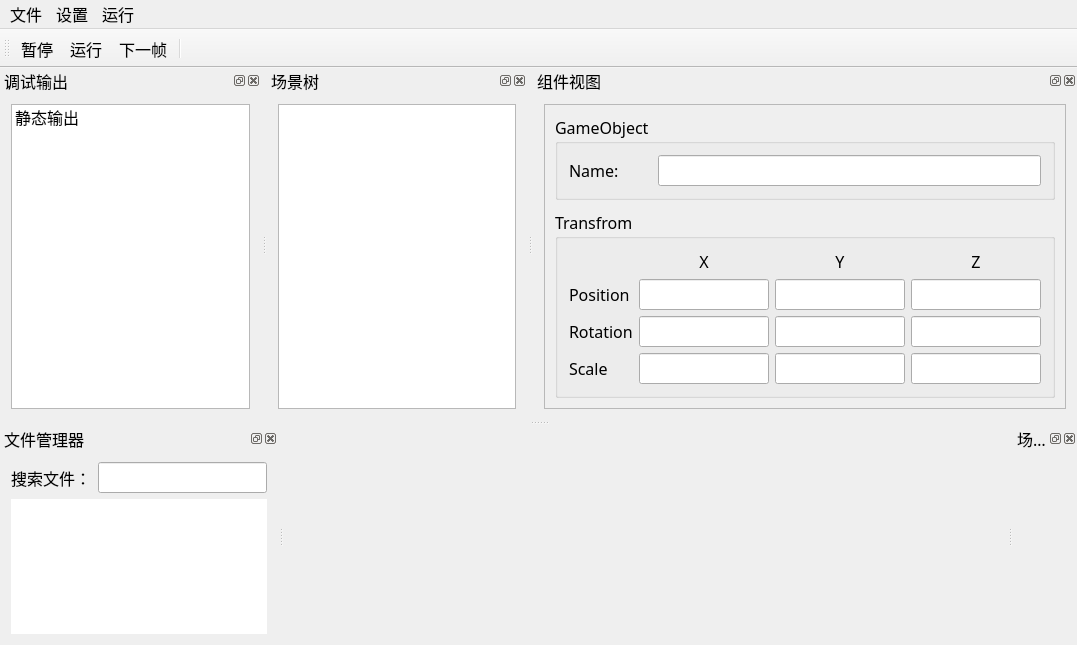
<?xml version="1.0" encoding="UTF-8"?>
<ui version="4.0">
 <class>MainWindow</class>
 <widget class="QMainWindow" name="MainWindow">
  <property name="enabled">
   <bool>true</bool>
  </property>
  <property name="geometry">
   <rect>
    <x>0</x>
    <y>0</y>
    <width>1077</width>
    <height>645</height>
   </rect>
  </property>
  <property name="minimumSize">
   <size>
    <width>600</width>
    <height>400</height>
   </size>
  </property>
  <property name="baseSize">
   <size>
    <width>0</width>
    <height>0</height>
   </size>
  </property>
  <property name="font">
   <font>
    <family>Adobe 宋体 Std L</family>
    <pointsize>12</pointsize>
   </font>
  </property>
  <property name="mouseTracking">
   <bool>false</bool>
  </property>
  <property name="contextMenuPolicy">
   <enum>Qt::NoContextMenu</enum>
  </property>
  <property name="windowTitle">
   <string extracomment="编辑器">WellPlay Editor</string>
  </property>
  <property name="windowIcon">
   <iconset>
    <normaloff>C:/Users/杨周/Desktop/logo.ico</normaloff>C:/Users/杨周/Desktop/logo.ico</iconset>
  </property>
  <property name="windowOpacity">
   <double>1.000000000000000</double>
  </property>
  <property name="autoFillBackground">
   <bool>false</bool>
  </property>
  <property name="styleSheet">
   <string notr="true"/>
  </property>
  <property name="iconSize">
   <size>
    <width>30</width>
    <height>30</height>
   </size>
  </property>
  <property name="toolButtonStyle">
   <enum>Qt::ToolButtonIconOnly</enum>
  </property>
  <property name="animated">
   <bool>false</bool>
  </property>
  <property name="documentMode">
   <bool>false</bool>
  </property>
  <property name="tabShape">
   <enum>QTabWidget::Rounded</enum>
  </property>
  <property name="dockNestingEnabled">
   <bool>true</bool>
  </property>
  <property name="dockOptions">
   <set>QMainWindow::AllowNestedDocks|QMainWindow::AllowTabbedDocks</set>
  </property>
  <widget class="QWidget" name="centralWidget">
   <property name="enabled">
    <bool>true</bool>
   </property>
  </widget>
  <widget class="QToolBar" name="toolBar">
   <property name="windowTitle">
    <string>toolBar</string>
   </property>
   <attribute name="toolBarArea">
    <enum>TopToolBarArea</enum>
   </attribute>
   <attribute name="toolBarBreak">
    <bool>false</bool>
   </attribute>
   <addaction name="Interrupt"/>
   <addaction name="Run"/>
   <addaction name="Next"/>
   <addaction name="separator"/>
  </widget>
  <widget class="QMenuBar" name="menuBar">
   <property name="geometry">
    <rect>
     <x>0</x>
     <y>0</y>
     <width>1077</width>
     <height>26</height>
    </rect>
   </property>
   <widget class="QMenu" name="menu">
    <property name="geometry">
     <rect>
      <x>346</x>
      <y>115</y>
      <width>137</width>
      <height>54</height>
     </rect>
    </property>
    <property name="sizePolicy">
     <sizepolicy hsizetype="Preferred" vsizetype="Preferred">
      <horstretch>0</horstretch>
      <verstretch>0</verstretch>
     </sizepolicy>
    </property>
    <property name="tearOffEnabled">
     <bool>false</bool>
    </property>
    <property name="title">
     <string>文件</string>
    </property>
   </widget>
   <widget class="QMenu" name="menu_2">
    <property name="geometry">
     <rect>
      <x>316</x>
      <y>153</y>
      <width>137</width>
      <height>54</height>
     </rect>
    </property>
    <property name="title">
     <string>设置</string>
    </property>
   </widget>
   <widget class="QMenu" name="menu_3">
    <property name="geometry">
     <rect>
      <x>362</x>
      <y>153</y>
      <width>149</width>
      <height>132</height>
     </rect>
    </property>
    <property name="title">
     <string>运行</string>
    </property>
    <addaction name="Run"/>
    <addaction name="Next"/>
    <addaction name="Interrupt"/>
   </widget>
   <addaction name="menu"/>
   <addaction name="menu_2"/>
   <addaction name="menu_3"/>
  </widget>
  <widget class="QDockWidget" name="dockWidget_2">
   <property name="contextMenuPolicy">
    <enum>Qt::DefaultContextMenu</enum>
   </property>
   <property name="acceptDrops">
    <bool>false</bool>
   </property>
   <property name="floating">
    <bool>false</bool>
   </property>
   <property name="windowTitle">
    <string>文件管理器</string>
   </property>
   <attribute name="dockWidgetArea">
    <number>1</number>
   </attribute>
   <widget class="QWidget" name="dockWidgetContents">
    <layout class="QHBoxLayout" name="horizontalLayout_2">
     <item>
      <layout class="QVBoxLayout" name="verticalLayout">
       <item>
        <layout class="QHBoxLayout" name="horizontalLayout">
         <property name="spacing">
          <number>7</number>
         </property>
         <property name="bottomMargin">
          <number>0</number>
         </property>
         <item>
          <widget class="QLabel" name="label">
           <property name="text">
            <string>搜索文件：</string>
           </property>
           <property name="textFormat">
            <enum>Qt::PlainText</enum>
           </property>
           <property name="scaledContents">
            <bool>false</bool>
           </property>
          </widget>
         </item>
         <item>
          <widget class="QLineEdit" name="FileSearch">
           <property name="clearButtonEnabled">
            <bool>true</bool>
           </property>
          </widget>
         </item>
        </layout>
       </item>
       <item>
        <widget class="QTreeView" name="FileView">
         <property name="acceptDrops">
          <bool>true</bool>
         </property>
         <property name="autoFillBackground">
          <bool>false</bool>
         </property>
         <property name="frameShape">
          <enum>QFrame::NoFrame</enum>
         </property>
         <property name="dragEnabled">
          <bool>true</bool>
         </property>
         <property name="dragDropMode">
          <enum>QAbstractItemView::DragDrop</enum>
         </property>
         <property name="defaultDropAction">
          <enum>Qt::MoveAction</enum>
         </property>
         <property name="selectionMode">
          <enum>QAbstractItemView::ExtendedSelection</enum>
         </property>
         <property name="autoExpandDelay">
          <number>1000</number>
         </property>
         <property name="rootIsDecorated">
          <bool>true</bool>
         </property>
         <property name="uniformRowHeights">
          <bool>true</bool>
         </property>
         <property name="sortingEnabled">
          <bool>true</bool>
         </property>
         <property name="animated">
          <bool>false</bool>
         </property>
         <property name="allColumnsShowFocus">
          <bool>true</bool>
         </property>
         <attribute name="headerVisible">
          <bool>false</bool>
         </attribute>
         <attribute name="headerCascadingSectionResizes">
          <bool>false</bool>
         </attribute>
        </widget>
       </item>
      </layout>
     </item>
    </layout>
   </widget>
  </widget>
  <widget class="QDockWidget" name="dockWidget">
   <property name="windowTitle">
    <string>调试输出</string>
   </property>
   <attribute name="dockWidgetArea">
    <number>4</number>
   </attribute>
   <widget class="QWidget" name="dockWidgetContents_4">
    <layout class="QVBoxLayout" name="verticalLayout_2">
     <item>
      <widget class="QListWidget" name="DebugLog">
       <property name="showDropIndicator" stdset="0">
        <bool>false</bool>
       </property>
       <property name="viewMode">
        <enum>QListView::ListMode</enum>
       </property>
       <property name="selectionRectVisible">
        <bool>true</bool>
       </property>
       <item>
        <property name="text">
         <string>静态输出</string>
        </property>
        <property name="icon">
         <iconset resource="qdarkstyle/style.qrc">
          <normaloff>:/qss_icons/rc/close-pressed.png</normaloff>:/qss_icons/rc/close-pressed.png</iconset>
        </property>
       </item>
      </widget>
     </item>
    </layout>
   </widget>
  </widget>
  <widget class="QDockWidget" name="dockWidget_3">
   <property name="mouseTracking">
    <bool>true</bool>
   </property>
   <property name="tabletTracking">
    <bool>true</bool>
   </property>
   <property name="focusPolicy">
    <enum>Qt::ClickFocus</enum>
   </property>
   <property name="floating">
    <bool>false</bool>
   </property>
   <property name="windowTitle">
    <string>场景视图</string>
   </property>
   <attribute name="dockWidgetArea">
    <number>2</number>
   </attribute>
   <widget class="QWidget" name="dockWidgetContents_2">
    <layout class="QHBoxLayout" name="horizontalLayout_3">
     <item>
      <widget class="QWidget" name="SceneWidget" native="true"/>
     </item>
    </layout>
   </widget>
  </widget>
  <widget class="QDockWidget" name="SceneTree">
   <property name="windowTitle">
    <string>场景树</string>
   </property>
   <attribute name="dockWidgetArea">
    <number>4</number>
   </attribute>
   <widget class="QWidget" name="dockWidgetContents_3">
    <layout class="QVBoxLayout" name="verticalLayout_3">
     <item>
      <widget class="QTreeView" name="SceneTreeView">
       <property name="uniformRowHeights">
        <bool>true</bool>
       </property>
       <attribute name="headerVisible">
        <bool>false</bool>
       </attribute>
      </widget>
     </item>
    </layout>
   </widget>
  </widget>
  <widget class="QDockWidget" name="dockWidget_4">
   <property name="sizePolicy">
    <sizepolicy hsizetype="Preferred" vsizetype="Preferred">
     <horstretch>0</horstretch>
     <verstretch>0</verstretch>
    </sizepolicy>
   </property>
   <property name="windowTitle">
    <string>组件视图</string>
   </property>
   <attribute name="dockWidgetArea">
    <number>4</number>
   </attribute>
   <widget class="QWidget" name="dockWidgetContents_5">
    <property name="sizePolicy">
     <sizepolicy hsizetype="Preferred" vsizetype="Preferred">
      <horstretch>0</horstretch>
      <verstretch>0</verstretch>
     </sizepolicy>
    </property>
    <layout class="QVBoxLayout" name="verticalLayout_4">
     <item>
      <widget class="QScrollArea" name="scrollArea">
       <property name="horizontalScrollBarPolicy">
        <enum>Qt::ScrollBarAsNeeded</enum>
       </property>
       <property name="sizeAdjustPolicy">
        <enum>QAbstractScrollArea::AdjustIgnored</enum>
       </property>
       <property name="widgetResizable">
        <bool>true</bool>
       </property>
       <property name="alignment">
        <set>Qt::AlignLeading|Qt::AlignLeft|Qt::AlignTop</set>
       </property>
       <widget class="QWidget" name="componentList">
        <property name="geometry">
         <rect>
          <x>0</x>
          <y>0</y>
          <width>579</width>
          <height>284</height>
         </rect>
        </property>
        <property name="sizePolicy">
         <sizepolicy hsizetype="Preferred" vsizetype="Preferred">
          <horstretch>0</horstretch>
          <verstretch>0</verstretch>
         </sizepolicy>
        </property>
        <property name="minimumSize">
         <size>
          <width>0</width>
          <height>0</height>
         </size>
        </property>
        <property name="maximumSize">
         <size>
          <width>16777215</width>
          <height>16777215</height>
         </size>
        </property>
        <layout class="QVBoxLayout" name="verticalLayout_5">
         <property name="spacing">
          <number>10</number>
         </property>
         <property name="sizeConstraint">
          <enum>QLayout::SetDefaultConstraint</enum>
         </property>
         <property name="leftMargin">
          <number>10</number>
         </property>
         <property name="topMargin">
          <number>10</number>
         </property>
         <property name="rightMargin">
          <number>10</number>
         </property>
         <property name="bottomMargin">
          <number>10</number>
         </property>
         <item>
          <widget class="QGroupBox" name="groupBox">
           <property name="sizePolicy">
            <sizepolicy hsizetype="Preferred" vsizetype="Fixed">
             <horstretch>0</horstretch>
             <verstretch>0</verstretch>
            </sizepolicy>
           </property>
           <property name="title">
            <string>GameObject</string>
           </property>
           <property name="alignment">
            <set>Qt::AlignLeading|Qt::AlignLeft|Qt::AlignTop</set>
           </property>
           <property name="flat">
            <bool>false</bool>
           </property>
           <property name="checkable">
            <bool>false</bool>
           </property>
           <layout class="QHBoxLayout" name="horizontalLayout_4" stretch="0,0">
            <property name="sizeConstraint">
             <enum>QLayout::SetDefaultConstraint</enum>
            </property>
            <item>
             <widget class="QLabel" name="label_2">
              <property name="text">
               <string>Name:        </string>
              </property>
             </widget>
            </item>
            <item>
             <widget class="QLineEdit" name="GameObjectNameEdit">
              <property name="clearButtonEnabled">
               <bool>false</bool>
              </property>
             </widget>
            </item>
           </layout>
          </widget>
         </item>
         <item alignment="Qt::AlignTop">
          <widget class="QGroupBox" name="groupBox_2">
           <property name="sizePolicy">
            <sizepolicy hsizetype="Preferred" vsizetype="Fixed">
             <horstretch>0</horstretch>
             <verstretch>0</verstretch>
            </sizepolicy>
           </property>
           <property name="title">
            <string>Transfrom</string>
           </property>
           <property name="alignment">
            <set>Qt::AlignLeading|Qt::AlignLeft|Qt::AlignTop</set>
           </property>
           <property name="checkable">
            <bool>false</bool>
           </property>
           <layout class="QGridLayout" name="gridLayout">
            <item row="1" column="0" colspan="3">
             <widget class="QLabel" name="label_3">
              <property name="text">
               <string>Position</string>
              </property>
             </widget>
            </item>
            <item row="1" column="4">
             <widget class="QLineEdit" name="px">
              <property name="layoutDirection">
               <enum>Qt::RightToLeft</enum>
              </property>
              <property name="frame">
               <bool>true</bool>
              </property>
             </widget>
            </item>
            <item row="1" column="5">
             <widget class="QLineEdit" name="py">
              <property name="layoutDirection">
               <enum>Qt::RightToLeft</enum>
              </property>
             </widget>
            </item>
            <item row="1" column="6">
             <widget class="QLineEdit" name="pz">
              <property name="layoutDirection">
               <enum>Qt::RightToLeft</enum>
              </property>
             </widget>
            </item>
            <item row="2" column="0" colspan="3">
             <widget class="QLabel" name="label_4">
              <property name="text">
               <string>Rotation</string>
              </property>
             </widget>
            </item>
            <item row="2" column="4">
             <widget class="QLineEdit" name="rx">
              <property name="layoutDirection">
               <enum>Qt::RightToLeft</enum>
              </property>
             </widget>
            </item>
            <item row="2" column="5">
             <widget class="QLineEdit" name="ry">
              <property name="layoutDirection">
               <enum>Qt::RightToLeft</enum>
              </property>
             </widget>
            </item>
            <item row="2" column="6">
             <widget class="QLineEdit" name="rz">
              <property name="layoutDirection">
               <enum>Qt::RightToLeft</enum>
              </property>
             </widget>
            </item>
            <item row="3" column="0" colspan="2">
             <widget class="QLabel" name="label_5">
              <property name="text">
               <string>Scale</string>
              </property>
             </widget>
            </item>
            <item row="3" column="4">
             <widget class="QLineEdit" name="sx">
              <property name="layoutDirection">
               <enum>Qt::RightToLeft</enum>
              </property>
             </widget>
            </item>
            <item row="3" column="5">
             <widget class="QLineEdit" name="sy">
              <property name="layoutDirection">
               <enum>Qt::RightToLeft</enum>
              </property>
             </widget>
            </item>
            <item row="3" column="6">
             <widget class="QLineEdit" name="sz">
              <property name="layoutDirection">
               <enum>Qt::RightToLeft</enum>
              </property>
             </widget>
            </item>
            <item row="0" column="4">
             <widget class="QLabel" name="labelX">
              <property name="text">
               <string>X</string>
              </property>
              <property name="alignment">
               <set>Qt::AlignCenter</set>
              </property>
             </widget>
            </item>
            <item row="0" column="6">
             <widget class="QLabel" name="labelZ">
              <property name="text">
               <string>Z</string>
              </property>
              <property name="alignment">
               <set>Qt::AlignCenter</set>
              </property>
             </widget>
            </item>
            <item row="0" column="5">
             <widget class="QLabel" name="labelY">
              <property name="text">
               <string>Y</string>
              </property>
              <property name="alignment">
               <set>Qt::AlignCenter</set>
              </property>
             </widget>
            </item>
            <item row="0" column="1">
             <spacer name="horizontalSpacer">
              <property name="orientation">
               <enum>Qt::Horizontal</enum>
              </property>
              <property name="sizeType">
               <enum>QSizePolicy::Preferred</enum>
              </property>
              <property name="sizeHint" stdset="0">
               <size>
                <width>40</width>
                <height>20</height>
               </size>
              </property>
             </spacer>
            </item>
           </layout>
          </widget>
         </item>
        </layout>
       </widget>
      </widget>
     </item>
    </layout>
   </widget>
  </widget>
  <action name="Run">
   <property name="checkable">
    <bool>true</bool>
   </property>
   <property name="icon">
    <iconset resource="qdarkstyle/style.qrc">
     <normaloff>:/qss_icons/E:/英雄时刻/55_0005s_0001_play.png</normaloff>:/qss_icons/E:/英雄时刻/55_0005s_0001_play.png</iconset>
   </property>
   <property name="text">
    <string>运行</string>
   </property>
   <property name="autoRepeat">
    <bool>false</bool>
   </property>
  </action>
  <action name="Next">
   <property name="checkable">
    <bool>true</bool>
   </property>
   <property name="icon">
    <iconset resource="qdarkstyle/style.qrc">
     <normaloff>:/qss_icons/E:/英雄时刻/55_0005s_0003_next.png</normaloff>:/qss_icons/E:/英雄时刻/55_0005s_0003_next.png</iconset>
   </property>
   <property name="text">
    <string>下一帧</string>
   </property>
   <property name="autoRepeat">
    <bool>false</bool>
   </property>
  </action>
  <action name="Interrupt">
   <property name="checkable">
    <bool>true</bool>
   </property>
   <property name="icon">
    <iconset resource="qdarkstyle/style.qrc">
     <normaloff>:/qss_icons/E:/英雄时刻/55_0005s_0002_pause.png</normaloff>:/qss_icons/E:/英雄时刻/55_0005s_0002_pause.png</iconset>
   </property>
   <property name="text">
    <string>暂停</string>
   </property>
   <property name="autoRepeat">
    <bool>false</bool>
   </property>
  </action>
 </widget>
 <layoutdefault spacing="6" margin="11"/>
 <resources>
  <include location="qdarkstyle/style.qrc"/>
 </resources>
 <connections/>
</ui>
